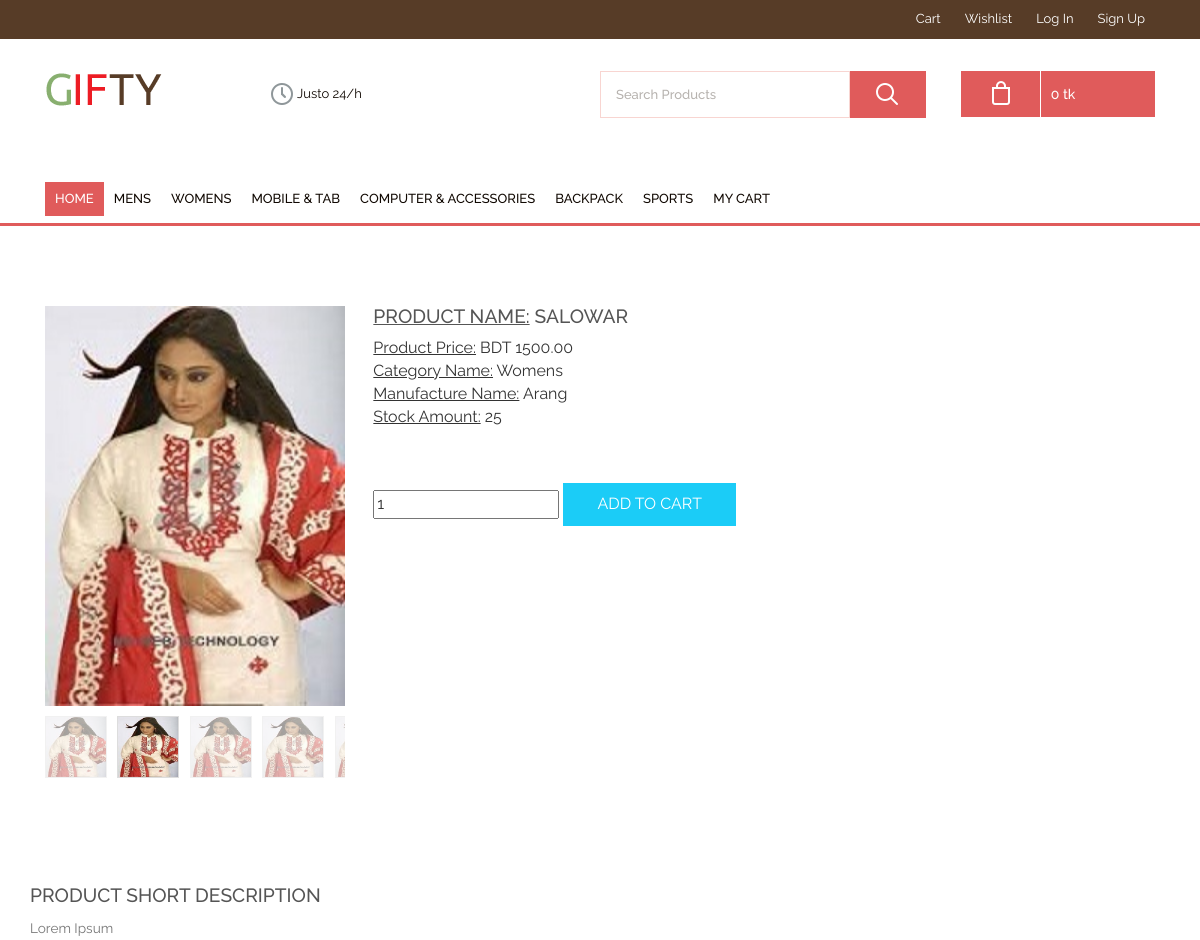
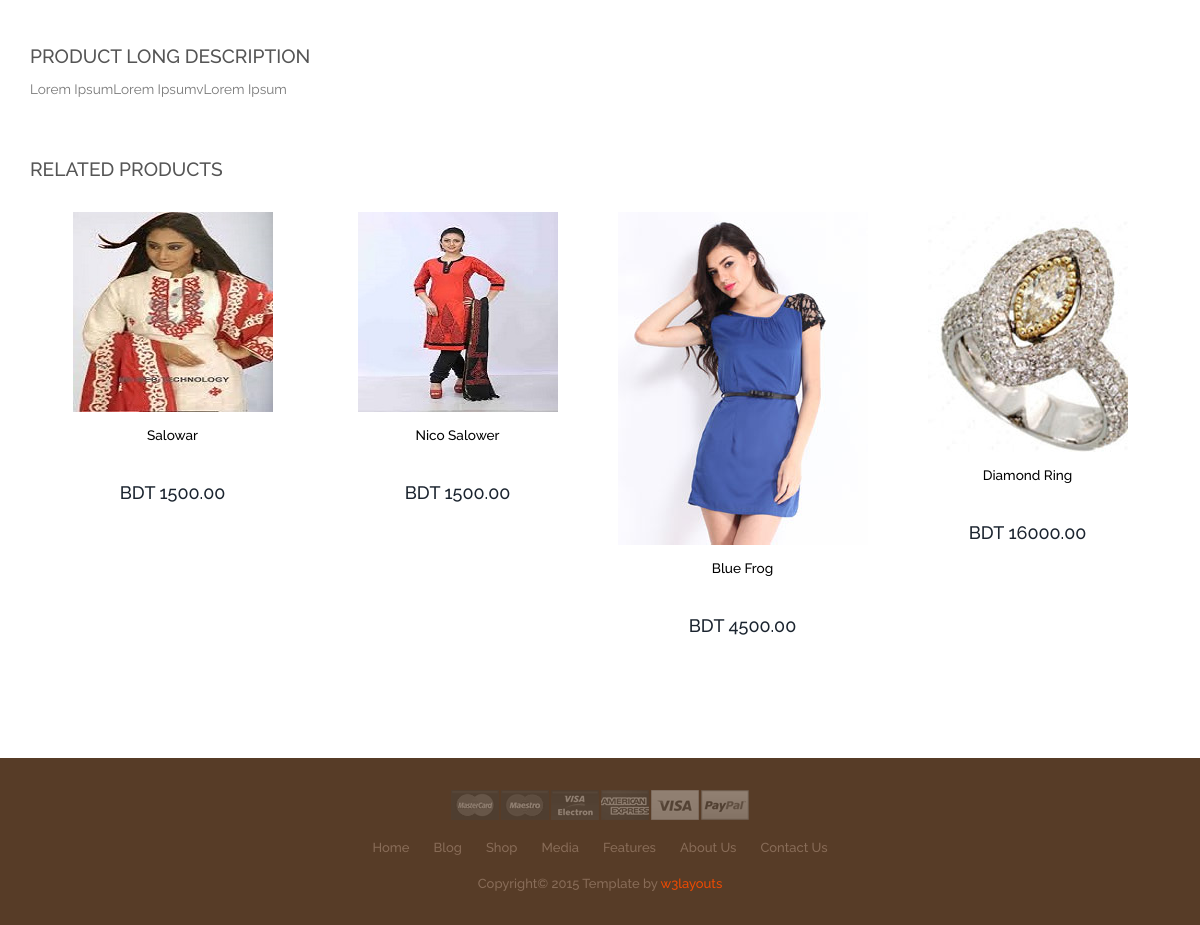
Page /product_details.php?product_id=12 on the committed database (2 pictures, top to bottom).
### tables this page shows
CREATE TABLE `tbl_category` (
  `category_id` int(3) NOT NULL,
  `category_name` varchar(100) NOT NULL,
  `category_description` text NOT NULL,
  `publication_status` tinyint(1) NOT NULL,
  `deletion_status` tinyint(1) NOT NULL DEFAULT '1'
);

CREATE TABLE `tbl_product` (
  `product_id` int(7) NOT NULL,
  `product_name` varchar(100) NOT NULL,
  `category_id` int(3) NOT NULL,
  `manufacture_id` int(5) NOT NULL,
  `product_price` float(10,2) NOT NULL,
  `product_quantity` int(5) NOT NULL,
  `product_short_description` text NOT NULL,
  `product_long_description` text NOT NULL,
  `product_image` text NOT NULL,
  `publication_status` tinyint(1) NOT NULL,
  `deletion_status` tinyint(1) NOT NULL DEFAULT '1',
  `hit_count` int(11) NOT NULL
);

CREATE TABLE `tbl_manufacture` (
  `manufacture_id` int(5) NOT NULL,
  `manufacture_name` varchar(100) NOT NULL,
  `manufacture_description` text NOT NULL,
  `publication_status` varchar(100) NOT NULL,
  `deletion_status` tinyint(1) NOT NULL DEFAULT '1'
);

### product_details.php (called while the page is built, shortened)
<?php
include './index.php';

### admin/admin.php (called while the page is built, shortened)
<?php
class Admin {
    public function __construct() {
        $host_name = 'localhost';
        $user_name = 'root';
        $passowrd = '';
        $db_name = 'ecommerce';
        $db_connect = mysqli_connect($host_name, $user_name, $passowrd);
        if ($db_connect) {
            $db_select = mysqli_select_db($db_connect, $db_name);
            if ($db_select) {
                return $db_connect;
            } else {
                die('Selection Fail' . mysqli_error($db_connect));
            }
        } else {
            die('Connection Fail' . mysqli_error($db_connect));
        }
    }
    public function select_all_published_category() {
        $db_connect = $this->__construct();
        $sql = "SELECT * FROM tbl_category WHERE deletion_status=1 AND publication_status=1 ";
        if (mysqli_query($db_connect, $sql)) {
            $query_result = mysqli_query($db_connect, $sql);
            return $query_result;
        } else {
            die('Query problem' . mysqli_error($db_connect));
        }
    }
}

### application.php (called while the page is built, shortened)
<?php
class Application {
    public function __construct() {
        $host_name = 'localhost';
        $user_name = 'root';
        $passowrd = '';
        $db_name = 'db_seip_ecommerce15';
        $db_connect = mysqli_connect($host_name, $user_name, $passowrd);
        if ($db_connect) {
            $db_select = mysqli_select_db($db_connect, $db_name);
            if ($db_select) {
                return $db_connect;
            } else {
                die('Selection Fail' . mysqli_error($db_connect));
            }
        } else {
            die('Connection Fail' . mysqli_error($db_connect));
        }
    }
    public function select_product_by_category_id($category_id) {
        $db_connect = $this->__construct();
        $sql = "SELECT * FROM tbl_product WHERE publication_status =1 AND deletion_status=1 AND category_id='$category_id' ";
        if (mysqli_query($db_connect, $sql)) {
            $query_result = mysqli_query($db_connect, $sql);
            return $query_result;
        } else {
            die('Query problem' . mysqli_error($db_connect));
        }
    }
    public function select_product_info_by_id($product_id) {
        $db_connect = $this->__construct();
        $sql2 = "UPDATE tbl_product SET hit_count = hit_count + 1 WHERE product_id ='$product_id' ";
        mysqli_query($db_connect, $sql2);
        $sql = "SELECT p.*, c.category_name, m.manufacture_name FROM tbl_product as p, tbl_category as c, tbl_manufacture as m WHERE p.category_id=c.category_id AND p.manufacture_id=m.manufacture_id AND p.publication_status=1 AND p.deletion_status=1 AND p.product_id='$product_id' ";
        if (mysqli_query($db_connect, $sql)) {
            $query_result = mysqli_query($db_connect, $sql);
            return $query_result;
        } else {
            die('Query problem' . mysqli_error($db_connect));
        }
    }
}

### pages/product_details_content.php (the view, shortened to what this page needs)
<?php
$product_id = $_GET['product_id'];
$query_result = $ob_app->select_product_info_by_id($product_id);
$product_info = mysqli_fetch_assoc($query_result);
$category_id = $product_info['category_id'];
$category_query_result = $ob_app->select_product_by_category_id($category_id);
?>
<div class="men">
    <div class="container">
        <div class="single_top">
            <div class="col-md-9 single_right">
                <div class="grid images_3_of_2">
                    <ul id="etalage">
                        <li>
                            <a href="optionallink.html">
                                <img class="etalage_thumb_image" src="admin/<?php echo $product_info['product_image']; ?>" class="img-responsive" />
                            </a>
                        </li>
                    </ul>
                </div>
                <div class="desc1 span_3_of_2">
                    <h1><u>Product Name:</u> <?php echo $product_info['product_name']; ?></h1>
                    <p><u>Product Price:</u> BDT <?php echo $product_info['product_price']; ?></p>
                    <p><u>Category Name:</u> <?php echo $product_info['category_name']; ?></p>
                    <p><u>Manufacture Name:</u> <?php echo $product_info['manufacture_name']; ?></p>
                    <p><u>Stock Amount:</u> <?php echo $product_info['product_quantity']; ?></p>
                    <br>
                    <div class="btn_form">
                        <form action="" method="post">
                            <input type="number" name="product_quantity" value="1">
                            <input type="submit" name="cart_btn" value="Add To Cart">
                        </form>
                    </div>
                </div>
                <div class="clearfix"></div>
            </div>
            <div class="col-md-3">
            </div>
            <div class="clearfix"> </div>
        </div>
        <div class="toogle">
            <h2>Product Short Description</h2>
            <p class="m_text2"><?php echo $product_info['product_short_description']; ?></p>
        </div>
        <div class="toogle">
            <h2>Product Long Description</h2>
            <p class="m_text2"><?php echo $product_info['product_long_description']; ?></p>
        </div>
        <h4 class="head_single">Related Products</h4>
        <div class="span_3">
<?php while ($category_product = mysqli_fetch_assoc($category_query_result)) { ?>
                <div class="col-sm-3 grid_1">
                    <a href="single.html">
                        <img src="admin/<?php echo $category_product['product_image']; ?>" class="img-responsive" alt=""/>
                        <h3><?php echo $category_product['product_name']; ?></h3>
                        <h4>BDT <?php echo $category_product['product_price']; ?></h4>
                    </a>
                </div>
<?php } ?>
            <div class="clearfix"></div>
        </div>
    </div>
</div>

### includes/menu.php
<?php
    require 'admin/admin.php';
    $ob_admin=new Admin();
   $query_result=$ob_admin->select_all_published_category();
?>
<div class="menu">
    <div class="container">
        <div class="menu_box">
            <ul class="megamenu skyblue">
                <li class="active grid"><a class="color2" href="index.php">Home</a></li>
                <?php while ($category_info=  mysqli_fetch_assoc($query_result)) { ?>
                <li><a class="color4" href="category.php?category_id=<?php echo $category_info['category_id']; ?>"><?php echo $category_info['category_name']; ?></a></li>
                <?php } ?>
                <li><a class="color4" href="cart.php">My Cart</a></li>
                <div class="clearfix"> </div>
            </ul>
        </div>
    </div>
</div>

### css/style.css (style rules this page uses)
h4, h5, h6, h1, h2, h3 { margin-top: 0; }
ul, ol { margin: 0; }
p { margin: 0; }
html, body { font-family: 'Raleway', sans-serif; font-size: 100%; background:#fff; }
body a { transition: 0.5s all; -webkit-transition: 0.5s all; -o-transition: 0.5s all; -ms-transition: 0.5s all; -moz-transition: 0.5s all; }
.header_bottom-box, .menu_box, .header_top-box, .sellers_grid { padding:0 15px; }
.menu { border-bottom:3px solid #e05b5b; }
.grid_1 { padding:2em 0; }
.men { padding:5em 0; }
.span_1_of_single1 h3, .span_1_of_single1 h4, .grid_1 h3 { font-size:0.85em; font-weight:500; color:#000; margin-bottom: 0; }
.images_3_of_2 { width: 37.2%; float: left; margin-right: 2.6%; }
.desc1 { display: block; float: left; }
.span_3_of_2 { width: 59.3333%; }
.span_3_of_2 h1 { color: #555; font-size: 1.2em; text-transform: uppercase; margin-bottom: 10px; }
.btn_form form input[type="submit"] { cursor: pointer; border: none; outline: none; display: inline-block; font-size: 1em; padding: 10px 34px; background:#1bccf7; color: #FFF; text-transform: uppercase; -webkit-transition: all 0.3s ease-in-out; -moz-transition: all 0.3s ease-in-out; -o-transition: all 0.3s ease-in-out; transition: all 0.3s ease-in-out; }
.btn_form { margin:2em 0; }
p.m_text2 { color: #777; font-size: 0.85em; line-height: 1.8em; margin-top:10px; }
.toogle { margin-top: 4%; }
.toogle h2 { color: #555; font-size: 1.2em; text-transform: uppercase; margin-bottom: 10px; }
.grid_1 { text-align:center; }
.grid_1 img, .span_1_of_single1 img { margin-bottom:1em; display:inline-block; }
h4.head_single { color: #555; font-size: 1.2em; text-transform: uppercase; margin: 3em 0 0em; }

### css/megamenu.css (style rules this page uses)
.megamenu { margin-bottom:0px;padding:0;width:100%;list-style:none;display:inline-block;position:relative;font-size:15px }
.megamenu li { margin-bottom:-5px;display:inline }
.megamenu>li>a { float:left;padding:8px 10px;text-decoration:none;text-transform:capitalize;font-size:0.87em; -webkit-transition: all 0.3s ease-in-out;text-transform:uppercase; -moz-transition: all 0.3s ease-in-out; -o-transition: all 0.3s ease-in-out; transition: all 0.3s ease-in-out; color:#100802; font-weight:500; }
.megamenu>li.active>a { color:#fff;background:#e05b5b; }

### css/etalage.css (style rules this page uses)
#etalage { display: none; }
#etalage .etalage_thumb { background: white url(../images/loading.gif) center no-repeat; }
.etalage, .etalage_thumb, .etalage_thumb_image, .etalage_source_image, .etalage_zoom_preview, .etalage_icon, .etalage_hint { display:none }
.etalage, .etalage ul, .etalage li, .etalage img, .etalage_hint, .etalage_icon, .etalage_description { margin:0; padding:0; border:0; list-style:none }
.etalage, .etalage_magnifier div, .etalage_magnifier div img, .etalage_small_thumbs ul, ul .etalage_small_thumbs li, .etalage_zoom_area div, .etalage_zoom_img { position:relative }
.etalage img, .etalage li { -webkit-user-select:none; -khtml-user-select:none; -moz-user-select:none; -o-user-select:none; user-select:none; -webkit-user-drag:none; -moz-user-drag:none; user-drag:none }
.etalage, .etalage_small_thumbs li { float:left }
.etalage li { position:absolute }
.etalage img { vertical-align:bottom; max-width:none; }
.etalage_thumb_image { width:100% !important; }
.etalage { direction:ltr; }

### rows in the picture
tbl_category: category_name "MENS"
tbl_category: category_name "WOMENS"
tbl_category: category_name "MOBILE & TAB"
tbl_category: category_name "COMPUTER & ACCESSORIES"
tbl_category: category_name "BACKPACK"
tbl_category: category_name "SPORTS"
tbl_product: product_image (picture), product_name "SALOWAR", product_price "1500.00", category.category_name "Womens", manufacture.manufacture_name "Arang", product_quantity "25", product_short_description "Lorem Ipsum", product_long_description "Lorem IpsumLorem IpsumvLorem Ipsum", product_name "Salowar"
tbl_product: product_image (picture), product_name "Nico Salower", product_price "1500.00"
tbl_product: product_image (picture), product_name "Blue Frog", product_price "4500.00"
tbl_product: product_image (picture), product_name "Diamond Ring", product_price "16000.00"

### other values in the picture
$sum "0"
